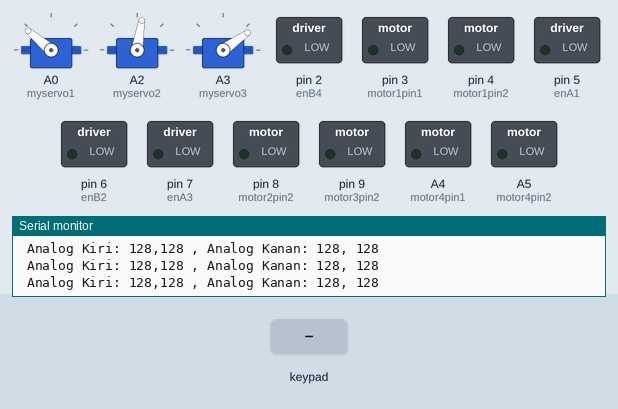
This sketch was run on a simulated Arduino Uno, built with avr-gcc and run on an emulated ATmega328P. Shown: 3 × servo, switched loads named in the sketch (green lamp = pin HIGH), the last lines printed to the serial monitor. Inputs (shaded band) come from the test bench. Pins used as bus, display or sensor lines are not drawn.

Above: at 1.7 s.
1.8 s: key 'T' pressed
At 1.96 s:
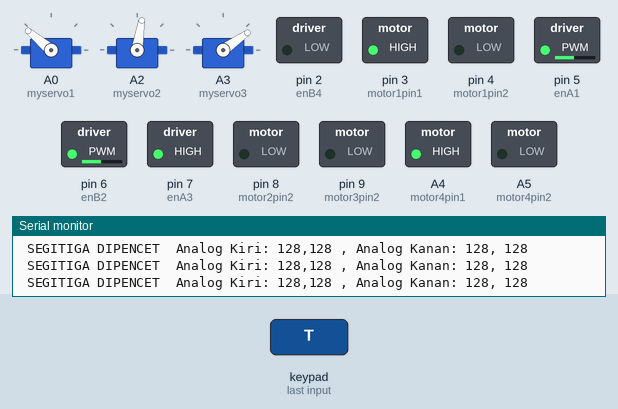
3.7 s: key 'D' pressed
At 3.91 s:
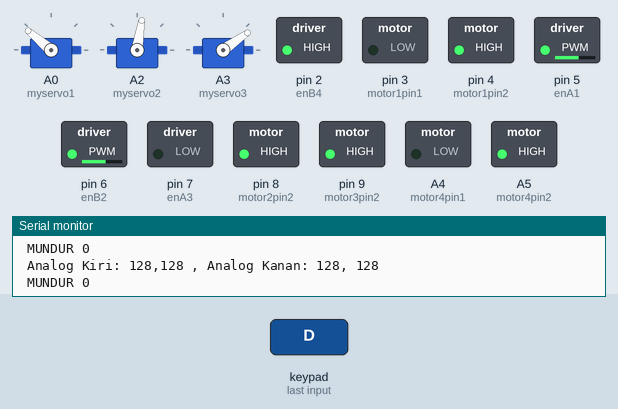
5.6 s: key 'L' pressed
At 5.81 s:
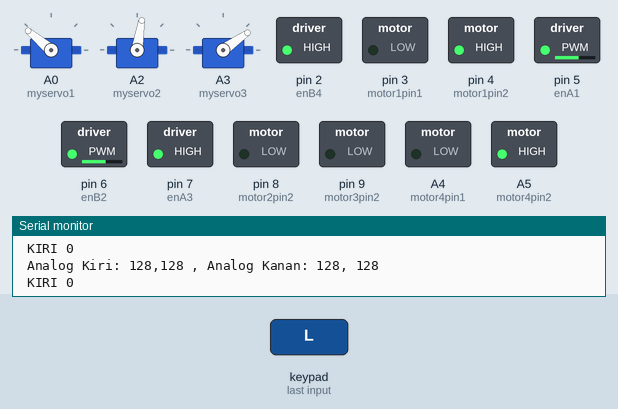
7.5 s: key 'R' pressed
At 7.73 s:
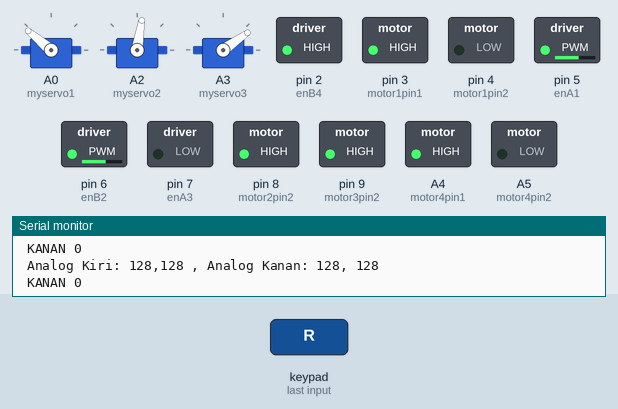
9.4 s: key 'X' pressed
At 9.61 s:
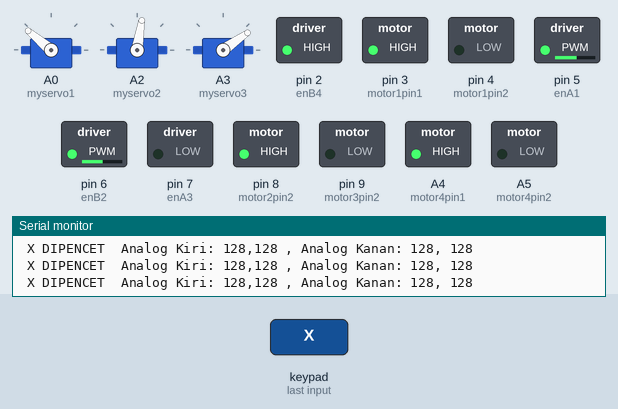
11.3 s: key 'O' pressed
At 11.51 s:
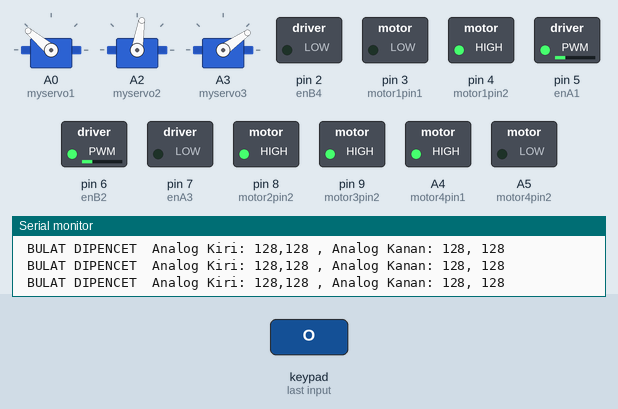
Timing chart, 0 to 14.2 s (numbered marks = the images above; inputs shaded):
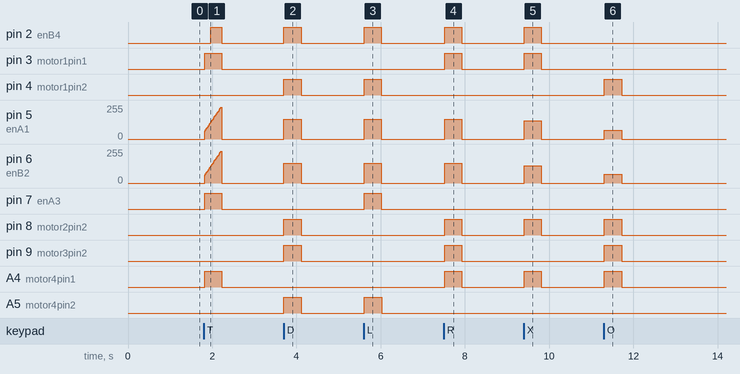

Measured:
- after the input at 1.8 s, pin 2 (enB4): LOW → HIGH after 0.17 s, → LOW 0.26 s later; pin 3 (motor1pin1), pin 7 (enA3), A4 (motor4pin1): LOW → HIGH at once, → LOW 0.41 s later; pin 5 (enA1), pin 6 (enB2): rises from 0/255 to 240/255 in 0.39 s, then falls to 0/255 in 0.02 s
- after the input at 3.7 s, pin 2 (enB4), pin 4 (motor1pin2), pin 8 (motor2pin2), pin 9 (motor3pin2), A5 (motor4pin2): LOW → HIGH at once, → LOW 0.41 s later; pin 5 (enA1), pin 6 (enB2): 0/255 → 150/255 at once, → 0/255 0.41 s later
- after the input at 5.6 s, pin 2 (enB4), pin 4 (motor1pin2), pin 7 (enA3), A5 (motor4pin2): LOW → HIGH at once, → LOW 0.41 s later; pin 5 (enA1), pin 6 (enB2): 0/255 → 150/255 at once, → 0/255 0.41 s later
- after the input at 7.5 s, pin 2 (enB4), pin 3 (motor1pin1), pin 8 (motor2pin2), pin 9 (motor3pin2), A4 (motor4pin1): LOW → HIGH at once, → LOW 0.41 s later; pin 5 (enA1), pin 6 (enB2): 0/255 → 150/255 at once, → 0/255 0.41 s later
- after the input at 9.4 s, pin 2 (enB4), pin 3 (motor1pin1), pin 8 (motor2pin2), A4 (motor4pin1): LOW → HIGH at once, → LOW 0.41 s later; pin 5 (enA1): 0/255 → 137/255 at once, → 0/255 0.41 s later; pin 6 (enB2): 0/255 → 130/255 at once, → 0/255 0.41 s later
- after the input at 11.3 s, pin 4 (motor1pin2), pin 8 (motor2pin2), pin 9 (motor3pin2), A4 (motor4pin1): LOW → HIGH at once, → LOW 0.41 s later; pin 5 (enA1), pin 6 (enB2): 0/255 → 65/255 at once, → 0/255 0.41 s later

The sketch:

KRTMI_PS2.ino
```cpp
#include <PS2X_lib.h>
int pwm;

#define enA1 5
#define enB2 6
#define enA3 7
#define enB4 2

#define motor1pin1 3
#define motor1pin2 4
#define motor2pin1 7
#define motor2pin2 8
#define motor3pin1 1
#define motor3pin2 9
#define motor4pin1 A4
#define motor4pin2 A5
PS2X ps2x;

int error = 0;
byte type = 0;
byte vibrate = 0;
int LY, LX, RY, RX, LYold, LXold, RYold, RXold;

int save=0;

//============================================== SERVO ======================================================
//#include <AX12A.h>
//#define DirectionPin  (10u)
//#define BaudRate    (1000000ul)
//#define ID    12

#include <Servo.h>
Servo myservo1; //-----> Capit
Servo myservo2; //-----> Putar
Servo myservo3; //-----> Naik Turun
```

setup.ino
```cpp
void setup() {

  //---------  PIN SERVO   --------
  myservo1.attach(A0);
  myservo2.attach(A2);
  myservo3.attach(A3);

  //-----  SUDUT AWAL SERVO ------
  myservo1.write(140);
  myservo2.write(81);
  myservo3.write(35);


  //ax12a.begin(BaudRate, DirectionPin, &Serial2);
  //ax12a.setEndless(ID, ON);

  pinMode(enA1, OUTPUT);
  pinMode(enB2, OUTPUT);
  pinMode(enA3, OUTPUT);
  pinMode(enB4, OUTPUT);
  pinMode(motor1pin1, OUTPUT);
  pinMode(motor1pin2, OUTPUT);
  pinMode(motor2pin1, OUTPUT);
  pinMode(motor2pin2, OUTPUT);
  pinMode(motor3pin1, OUTPUT);
  pinMode(motor3pin2, OUTPUT);
  pinMode(motor4pin1, OUTPUT);
  pinMode(motor4pin2, OUTPUT);


  Serial.begin(115200);
  delay(500);

//============================ 53 clock, 51 command, 52 attention, 50 data, Pressures?, Rumble? ====================================
  error = ps2x.config_gamepad(13, 11, 10, 12, true, true); //(13, 11, 10, 12,
  if (error == 0) {
    Serial.println("Found Controller, configured successful dan bismillah juara 1");
  }

  else if (error == 1)
    Serial.println("No controller found, check wiring, see readme.txt to enable debug. visit www.billporter.info for troubleshooting tips");
  else if (error == 2)
    Serial.println("Controller found but not accepting commands. see readme.txt to enable debug. Visit www.billporter.info for troubleshooting tips");
  else if (error == 3)
    Serial.println("Controller refusing to enter Pressures mode, may not support it. ");

  type = ps2x.readType();
  switch (type) {
    case 0:
      Serial.println("Unknown Controller type");
      break;
    case 1:
      Serial.println("DualShock Controller Found");
      break;
    case 2:
      Serial.println("GuitarHero Controller Found");
      break;
  }
}
```

void_jalan.ino
```cpp
//==============================================  TOMBOL KANAN  ==================================================
void segitiga(int b) {

  analogWrite(enA1, b);
  analogWrite(enB2, b);
  analogWrite(enA3, b);
  analogWrite(enB4, b);
  digitalWrite(motor1pin1, HIGH);
  digitalWrite(motor1pin2, LOW);

  digitalWrite(motor2pin1, HIGH);
  digitalWrite(motor2pin2, LOW);

  digitalWrite(motor3pin1, HIGH);
  digitalWrite(motor3pin2, LOW);

  digitalWrite(motor4pin1, HIGH);
  digitalWrite(motor4pin2, LOW);
  Serial.print(" SEGITIGA DIPENCET ");
}

void cross() {
  analogWrite(enA1, 137);
  analogWrite(enB2, 130);
  analogWrite(enA3, 130);
  analogWrite(enB4, 130);
  digitalWrite(motor1pin1, HIGH);
  digitalWrite(motor1pin2, LOW);

  digitalWrite(motor2pin1, LOW);
  digitalWrite(motor2pin2, HIGH);

  digitalWrite(motor3pin1, HIGH);
  digitalWrite(motor3pin2, LOW);

  digitalWrite(motor4pin1, HIGH);
  digitalWrite(motor4pin2, LOW);
  Serial.print(" X DIPENCET ");
}

void lingkaran() {
  pwm = 65;
  analogWrite(enA1, pwm);
  analogWrite(enB2, pwm);
  analogWrite(enA3, pwm);
  analogWrite(enB4, pwm);
  digitalWrite(motor1pin1, LOW);
  digitalWrite(motor1pin2, HIGH);

  digitalWrite(motor2pin1, LOW);
  digitalWrite(motor2pin2, HIGH);

  digitalWrite(motor3pin1, LOW);
  digitalWrite(motor3pin2, HIGH);

  digitalWrite(motor4pin1, HIGH);
  digitalWrite(motor4pin2, LOW);
  Serial.print(" BULAT DIPENCET ");
}

void kotak() {
  pwm = 65;
  analogWrite(enA1, pwm);
  analogWrite(enB2, pwm);
  analogWrite(enA3, pwm);
  analogWrite(enB4, pwm);
  digitalWrite(motor1pin1, HIGH);
  digitalWrite(motor1pin2, LOW);

  digitalWrite(motor2pin1, HIGH);
  digitalWrite(motor2pin2, LOW);

  digitalWrite(motor3pin1, HIGH);
  digitalWrite(motor3pin2, LOW);

  digitalWrite(motor4pin1, LOW);
  digitalWrite(motor4pin2, HIGH);
  Serial.print(" KOTAK DIPENCET ");
}


//==============================================  ANALOG KIRI  ==================================================
void analog_maju() {
  analogWrite(enA1, 255);
  analogWrite(enB2, 255);
  analogWrite(enA3, 255);
  analogWrite(enB4, 255);
  digitalWrite(motor1pin1, HIGH);
  digitalWrite(motor1pin2, LOW);

  digitalWrite(motor2pin1, HIGH);
  digitalWrite(motor2pin2, LOW);

  digitalWrite(motor3pin1, HIGH);
  digitalWrite(motor3pin2, LOW);

  digitalWrite(motor4pin1, HIGH);
  digitalWrite(motor4pin2, LOW);
}

void analog_mundur() {
  analogWrite(enA1, 255);
  analogWrite(enB2, 255);
  analogWrite(enA3, 255);
  analogWrite(enB4, 255);
  digitalWrite(motor1pin1, LOW);
  digitalWrite(motor1pin2, HIGH);

  digitalWrite(motor2pin1, LOW);
  digitalWrite(motor2pin2, HIGH);

  digitalWrite(motor3pin1, LOW);
  digitalWrite(motor3pin2, HIGH);

  digitalWrite(motor4pin1, LOW);
  digitalWrite(motor4pin2, HIGH);
}

void analog_kiri() {
  analogWrite(enA1, 255);
  analogWrite(enB2, 255);
  analogWrite(enA3, 255);
  analogWrite(enB4, 255);
  digitalWrite(motor1pin1, LOW);
  digitalWrite(motor1pin2, HIGH);

  digitalWrite(motor2pin1, HIGH);
  digitalWrite(motor2pin2, LOW);

  digitalWrite(motor3pin1, HIGH);
  digitalWrite(motor3pin2, LOW);

  digitalWrite(motor4pin1, LOW);
  digitalWrite(motor4pin2, HIGH);
}

void analog_kanan() {
  analogWrite(enA1, 255);
  analogWrite(enB2, 255);
  analogWrite(enA3, 255);
  analogWrite(enB4, 255);
  digitalWrite(motor1pin1, HIGH);
  digitalWrite(motor1pin2, LOW);

  digitalWrite(motor2pin1, LOW);
  digitalWrite(motor2pin2, HIGH);

  digitalWrite(motor3pin1, LOW);
  digitalWrite(motor3pin2, HIGH);

  digitalWrite(motor4pin1, HIGH);
  digitalWrite(motor4pin2, LOW);
}


//==============================================  TOMBOL KIRI  ==================================================
void maju() {
  analogWrite(enA1, 150);
  analogWrite(enB2, 150);
  analogWrite(enA3, 150);
  analogWrite(enB4, 150);
  digitalWrite(motor1pin1, HIGH); //DEPAN
  digitalWrite(motor1pin2, LOW);

  digitalWrite(motor2pin1, HIGH);
  digitalWrite(motor2pin2, LOW);

  digitalWrite(motor3pin1, HIGH);
  digitalWrite(motor3pin2, LOW);

  digitalWrite(motor4pin1, HIGH);
  digitalWrite(motor4pin2, LOW);
  Serial.print(" MAJU ");
}

void mundur () {
  analogWrite(enA1, 150);
  analogWrite(enB2, 150);
  analogWrite(enA3, 150);
  analogWrite(enB4, 150);
  digitalWrite(motor1pin1, LOW);  //BELAKANG
  digitalWrite(motor1pin2, HIGH);

  digitalWrite(motor2pin1, LOW);
  digitalWrite(motor2pin2, HIGH);

  digitalWrite(motor3pin1, LOW);
  digitalWrite(motor3pin2, HIGH);

  digitalWrite(motor4pin1, LOW);
  digitalWrite(motor4pin2, HIGH);
  Serial.print(" MUNDUR ");
}

void belokkanan () {
  analogWrite(enA1, 150);
  analogWrite(enB2, 150);
  analogWrite(enA3, 150);
  analogWrite(enB4, 150);
  digitalWrite(motor1pin1, HIGH); //KANAN
  digitalWrite(motor1pin2, LOW);

  digitalWrite(motor2pin1, LOW);
  digitalWrite(motor2pin2, HIGH);

  digitalWrite(motor3pin1, LOW);
  digitalWrite(motor3pin2, HIGH);

  digitalWrite(motor4pin1, HIGH);
  digitalWrite(motor4pin2, LOW);
  Serial.print(" KANAN ");
}

void belokkiri () {
  analogWrite(enA1, 150);
  analogWrite(enB2, 150);
  analogWrite(enA3, 150);
  analogWrite(enB4, 150);
  digitalWrite(motor1pin1, LOW); //KIRI
  digitalWrite(motor1pin2, HIGH);

  digitalWrite(motor2pin1, HIGH);
  digitalWrite(motor2pin2, LOW);

  digitalWrite(motor3pin1, HIGH);
  digitalWrite(motor3pin2, LOW);

  digitalWrite(motor4pin1, LOW);
  digitalWrite(motor4pin2, HIGH);
  Serial.print(" KIRI ");
}


//==============================================  ANALOG KANAN  ==================================================
void muterki() {
  analogWrite(enA1, 255);
  analogWrite(enB2, 255);
  analogWrite(enA3, 255);
  analogWrite(enB4, 255);
  digitalWrite(motor1pin1, HIGH);
  digitalWrite(motor1pin2, LOW);

  digitalWrite(motor2pin1, LOW);
  digitalWrite(motor2pin2, HIGH);

  digitalWrite(motor3pin1, HIGH);
  digitalWrite(motor3pin2, LOW);

  digitalWrite(motor4pin1, LOW);
  digitalWrite(motor4pin2, HIGH);
}


void muterka () {
  analogWrite(enA1, 255);
  analogWrite(enB2, 255);
  analogWrite(enA3, 255);
  analogWrite(enB4, 255);
  digitalWrite(motor1pin1, LOW);
  digitalWrite(motor1pin2, HIGH);

  digitalWrite(motor2pin1, HIGH);
  digitalWrite(motor2pin2, LOW);

  digitalWrite(motor3pin1, LOW);
  digitalWrite(motor3pin2, HIGH);

  digitalWrite(motor4pin1, HIGH);
  digitalWrite(motor4pin2, LOW);
}


//==============================================  ANALOG KIRI DIAGONAL  ==================================================
void makir() {
  //analogWrite(enA1, pwm);
  analogWrite(enB2, 130);
  analogWrite(enA3, 130);
  //analogWrite(enB4, pwm);
  digitalWrite(motor2pin1, HIGH);
  digitalWrite(motor2pin2, LOW);

  digitalWrite(motor3pin1, LOW);
  digitalWrite(motor3pin2, HIGH);
}

void makan() {
  analogWrite(enA1, 130);
  //analogWrite(enB2, pwm);
  //analogWrite(enA3, pwm);
  analogWrite(enB4, 130);
  digitalWrite(motor1pin1, LOW);
  digitalWrite(motor1pin2, HIGH);

  digitalWrite(motor4pin1, LOW);
  digitalWrite(motor4pin2, HIGH);
}

void mukir() {
  analogWrite(enA1, 130);
  //analogWrite(enB2, pwm);
  //analogWrite(enA3, pwm);
  analogWrite(enB4, 130);
  digitalWrite(motor1pin1, HIGH);
  digitalWrite(motor1pin2, LOW);

  digitalWrite(motor4pin1, HIGH);
  digitalWrite(motor4pin2, LOW);
}

void mukan() {
  //analogWrite(enA1, pwm);
  analogWrite(enB2, 130);
  analogWrite(enA3, 130);
  //analogWrite(enB4, pwm);
  digitalWrite(motor2pin1, LOW);
  digitalWrite(motor2pin2, HIGH);

  digitalWrite(motor3pin1, HIGH);
  digitalWrite(motor3pin2, LOW);
}

void hop () {
  analogWrite(enA1, 0);
  analogWrite(enB2, 0);
  analogWrite(enA3, 0);
  analogWrite(enB4, 0);
  digitalWrite(motor1pin1, LOW); //HENTI
  digitalWrite(motor1pin2, LOW);

  digitalWrite(motor2pin1, LOW);
  digitalWrite(motor2pin2, LOW);

  digitalWrite(motor3pin1, LOW);
  digitalWrite(motor3pin2, LOW);

  digitalWrite(motor4pin1, LOW);
  digitalWrite(motor4pin2, LOW);
}
```

void_loop.ino
```cpp
void loop()
{
  LY = (int) ps2x.Analog(PSS_LY);
  LX = (int) ps2x.Analog(PSS_LX);
  RY = (int) ps2x.Analog(PSS_RY);
  RX = (int) ps2x.Analog(PSS_RX);

  Serial.print(" Analog Kiri: ");
  Serial.print(ps2x.Analog(PSS_LY), DEC); //Left stick, Y axis. Other options: LX, RY, RX
  Serial.print(",");
  Serial.print(ps2x.Analog(PSS_LX), DEC);
  Serial.print(" ,");
  Serial.print(" Analog Kanan: ");
  Serial.print(ps2x.Analog(PSS_RY), DEC);
  Serial.print(", ");
  Serial.println(ps2x.Analog(PSS_RX), DEC);


  //=============================================  PEMBACAAN STIK  ====================================================
  ps2x.read_gamepad(false, vibrate);

  //SEGITIGA
  if (ps2x.Button(PSB_TRIANGLE))
  {
    save += 10;
    if (save >= 1) {
      segitiga(50 + save);
    }
    if (save > 204) {
      segitiga(255);
    }

  }

  //X
  else if (ps2x.Button(PSB_CROSS))
  {
    cross();
  }


  //========================================================     SERVO     ===============================================================
  //------  CAPIT  ------
  else if (ps2x.Button(PSB_R1))
  {
    myservo1.write(40);
  }
  else if (ps2x.Button(PSB_R2))
  {
    myservo1.write(115);
  }

  //------  PUTAR  ------
  else if (ps2x.Button(PSB_L2 ))
  {
    myservo2.write(0);
  }

  else if (ps2x.Button(PSB_L1))
  {
    myservo2.write(83);
  }

  //------  NAIK TURUN  ------
  else if ((ps2x.Analog(PSS_RY) < 64) && ((ps2x.Analog(PSS_RX) >= 64) && (ps2x.Analog(PSS_RX) <= 192)))
  {
    myservo3.write(50);//atas
  }
  else if ((ps2x.Analog(PSS_RY) > 192) && ((ps2x.Analog(PSS_RX) >= 64) && (ps2x.Analog(PSS_RX) <= 192)))
  {
    myservo3.write(37); //bawah
  }


  //BULET
  else if (ps2x.Button(PSB_CIRCLE))
  {
    lingkaran();
  }

  //KOTAK
  else if (ps2x.Button(PSB_SQUARE))
  {
    kotak();
  }


  //======================================================    ANALOG KIRI   ================ ================================================
  //move forward ANALOG
  else if ((ps2x.Analog(PSS_LY) < 64) && ((ps2x.Analog(PSS_LX) >= 64) && (ps2x.Analog(PSS_LX) <= 192)))
  {
    analog_maju();
  }

  //move backward ANALOG
  else if ((ps2x.Analog(PSS_LY) > 192) && ((ps2x.Analog(PSS_LX) >= 64) && (ps2x.Analog(PSS_LX) <= 192)))
  {
    analog_mundur();
  }

  //move left ANALOG
  else if ((ps2x.Analog(PSS_LX) < 64) && ((ps2x.Analog(PSS_LY) >= 64) && (ps2x.Analog(PSS_LY) <= 192)))
  {
    analog_kiri();
  }

  //move right ANALOG
  else if ((ps2x.Analog(PSS_LX) > 192) && ((ps2x.Analog(PSS_LY) >= 64) && (ps2x.Analog(PSS_LY) <= 192)))
  {
    analog_kanan();
  }


  //====================================================    ANALOG KANAN    ====================================================================
  else if ((ps2x.Analog(PSS_RX) < 64) && ((ps2x.Analog(PSS_RY) >= 64) && (ps2x.Analog(PSS_RY) <= 192)))
  {
    muterka();
  }
  else if ((ps2x.Analog(PSS_RX) > 192) && ((ps2x.Analog(PSS_RY) >= 64) && (ps2x.Analog(PSS_RY) <= 192)))
  {
    muterki();
  }


  //====================================================     ANALOG KIRI DIAGONAL    ============================================================
  //MAJU KIRI
  else if ((ps2x.Analog(PSS_LY) < 50) && ((ps2x.Analog(PSS_LX) >= 0) && (ps2x.Analog(PSS_LX) <= 50)))
  {
    makir();
  }

  //MAJU KANAN
  else if ((ps2x.Analog(PSS_LY) < 64) && ((ps2x.Analog(PSS_LX) >= 200) && (ps2x.Analog(PSS_LX) <= 255)))
  {
    makan();
  }

  //MUNDUR KIRI
  else if ((ps2x.Analog(PSS_LY) < 257) && ((ps2x.Analog(PSS_LX) >= 0) && (ps2x.Analog(PSS_LX) <= 64)))
  {
    mukir();
  }

  //MUNDUR KANAN
  else if ((ps2x.Analog(PSS_LY) > 220) && ((ps2x.Analog(PSS_LX) >= 200) && (ps2x.Analog(PSS_LX) <= 255)))
  {
    mukan();
  }


//=================================================================    PAD TENGAH    ===============================================================
  //SELECT
  else if (ps2x.Button(PSB_SELECT))
  {

  }

  //START
  else if (ps2x.Button(PSB_START))
  {
    myservo1.write(40);
    myservo2.write(81);
    myservo3.write(35);
  }


//=================================================================    PAD KIRI    ===============================================================
  //MOVE FORWARD
  else if (ps2x.Button(PSB_PAD_UP))
  {
    Serial.println(ps2x.Analog(PSAB_PAD_UP), DEC);
    maju();
  }

  //MOVE RIGHT
  else if (ps2x.Button(PSB_PAD_RIGHT))
  {
    belokkanan();
    Serial.println(ps2x.Analog(PSB_PAD_RIGHT), DEC);
  }

  //MOVE LEFT
  else if (ps2x.Button(PSB_PAD_LEFT))
  {
    belokkiri();
    Serial.println(ps2x.Analog(PSB_PAD_LEFT), DEC);
  }

  //MOVE BACKWARD
  else if (ps2x.Button(PSB_PAD_DOWN))
  {
    mundur();
    Serial.println(ps2x.Analog(PSAB_PAD_DOWN), DEC);
  }


  //  //====================================================  SERVO AX  ===================================================
  //  else if ((ps2x.Analog(PSS_RY) < 64) && ((ps2x.Analog(PSS_RX) >= 64) && (ps2x.Analog(PSS_RX) <= 192)))
  //  {
  //    myservo3.write(0);
  //    //ax12a.ledStatus(ID, OFF);
  //    //ax12a.turn(ID, RIGHT, 500);
  //  }
  //  else if ((ps2x.Analog(PSS_RY) > 192) && ((ps2x.Analog(PSS_RX) >= 64) && (ps2x.Analog(PSS_RX) <= 192)))
  //  {
  //    myservo3.write(20);
  //    //ax12a.ledStatus(ID, ON);
  //    //ax12a.turn(ID, LEFT, 500);
  //  }


  //==================================================================   STOP   ==================================================================
  else
  {
    save = 0;
    hop();
    //ax12a.turn(ID, LEFT, 0);
  }


  //------------------------------------------------------------------  UWU  ------------------------------------------------------------------------
  if (LX != LXold || LY != LYold)
  {
    Serial.print("L Stick Values:");
    Serial.print(LY, DEC);
    Serial.print(",");
    Serial.println(LX, DEC);
  }
  if (RX != RXold || RY != RYold)
  {
    Serial.print("R Stick Values:");
    Serial.print(RY, DEC);
    Serial.print(",");
    Serial.println(RX, DEC);
  }

  LYold = LY;
  LXold = LX;
  RYold = RY;
  RXold = RX;

  delay(20);
}
```
